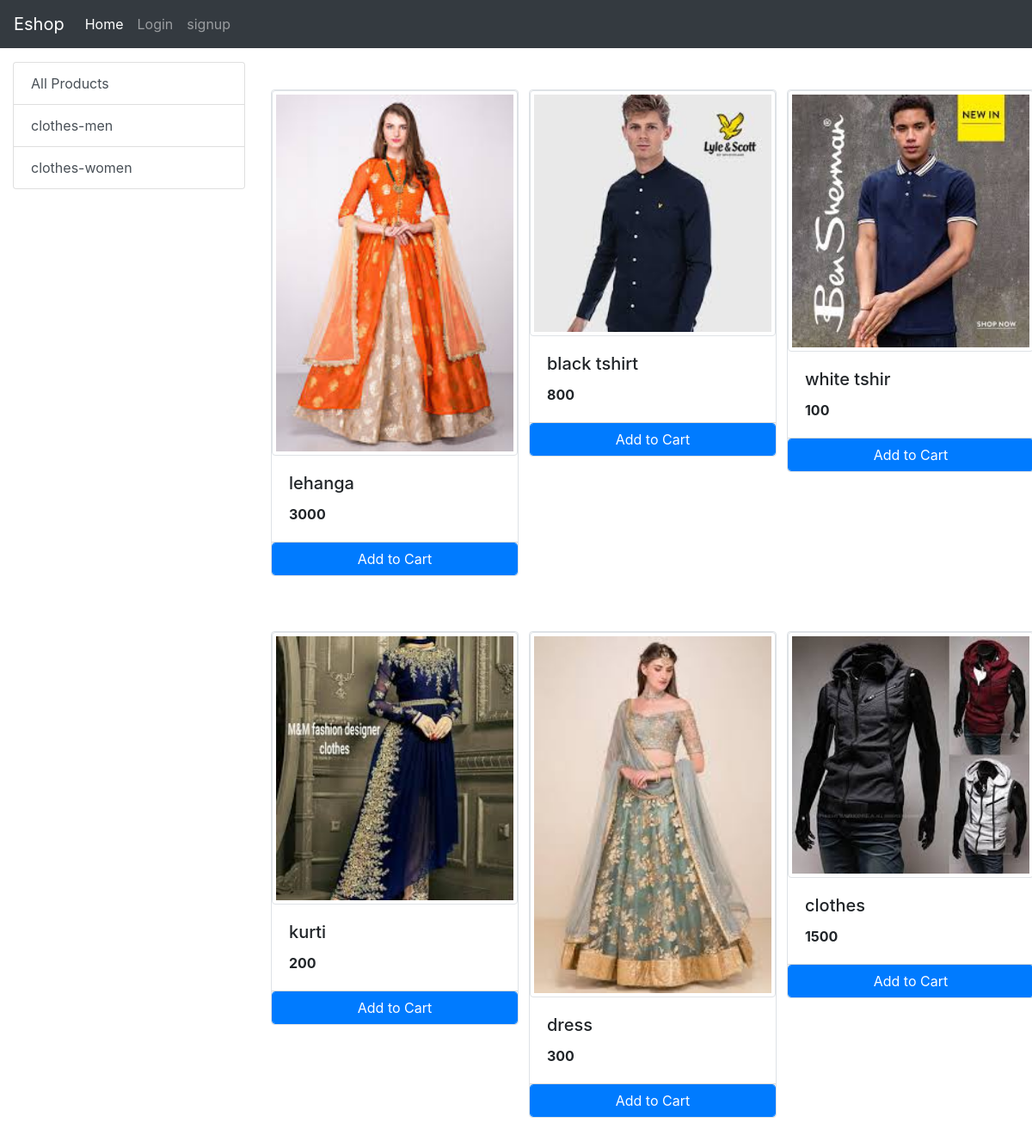
The page / on the database its author committed.
### store/models/category.py (models this page shows, shortened)
class Category(models.Model):
    name = models.CharField(max_length=50)
    @staticmethod
    def get_all_category():
        return Category.objects.all()

### store/models/product.py (models this page shows, shortened)
class Product(models.Model):
    name = models.CharField(max_length=50)
    price = models.IntegerField(default=0)
    category = models.ForeignKey(Category, on_delete=CASCADE)
    description = models.CharField(max_length=200, default='')
    image = models.ImageField(upload_to='uploads/products/')
    @staticmethod
    def get_all_product():
        return Product.objects.all()

### store/views/home.py (the view, shortened to what this page needs)
# urls.py: path('',views.home.HomeView.as_view(), name="home"),
class HomeView(View):
    def get(self, request):
        product = None
        categories = Category.get_all_category()
        category_id = request.GET.get('category')
        if category_id:
            product = Product.get_all_product_by_categoryId(category_id)
        else:
            product = Product.get_all_product()
        return render(request, 'store/home.html', {'products':product, 'categoris':categories})

### store/templates/store/home.html (shortened to what this page needs)
{% extends 'store/base.html' %}
{% load myfilters %}
{% block content %}
    <div class="container-fluid">
        <div class="row">
            <div class="col-sm-3">
                <div class="list-group   my-3">
                    <a href="/" class="list-group-item list-group-item-action">All Products</a>
                    {% for category in categoris%}
                        <a href="/?category={{category.id}}" class="list-group-item list-group-item-action">{{category.name}}</a>
                    {% endfor %}
                </div>
            </div>
            <div class="col-sm-9">
                <div class="row my-3">
                {% for product in products%}
                <div class="col-sm-4 my-3">
                    <div class="card my-3 border" id="{{product.id}}" style="width: 18rem;">
                        <img src="{{product.image.url}}" class="card-img-top img-thumbnail rounded" alt="...">
                        <div class="card-body">
                            <h5 class="card-title">{{product.name}}</h5>
                            <p class="card-text"><b>{{product.price}}</b></p>
                        </div>
                        <div class="card-footer  p-0">
                            {% if product|is_in_cart:request.session.cart %}
                            <div class="row no-gutters">
                                <form action="/#{{product.id}}" method="post" class="col-2">
                                    {% csrf_token %}
                                    <input type="text" name="productid" value="{{product.id}}" hidden>
                                    <input type="text" name="remove" value="True" hidden>
                                    <input type="submit" value="-" class="btn btn-block btn-secondary">
                                </form>
                                <div class="col text-center font-weight-bold">{{product|cart_quantity:request.session.cart}}</div>
                                <form action="/#{{product.id}}" method="post" class="col-2">
                                    {% csrf_token %}
                                    <input type="text" name="productid" value="{{product.id}}" hidden>
                                    <input type="submit" value="+" class="btn btn-block btn-secondary">
                                </form>
                            </div>
                            {% else %}
                                <form action="/#{{product.id}}" method="post" class="">
                                    <input type="submit" class="btn btn-primary form-control" value="Add to Cart">
                                </form>
                            {% endif %}
                        </div>
                    </div>
                </div>
                {% endfor %}
                </div>
            </div>
        </div>
    </div>
{% endblock content %}

### store/templates/store/base.html (shortened to what this page needs)
<!DOCTYPE html>
{% load static %}
<html lang="en">
<head>
    <link rel="stylesheet" href="{% static 'store/css/all.min.css' %}">
    <link rel="stylesheet" href="{% static 'store/css/bootstrap.min.css' %}">
</head>
</head>
<body>
    {% include 'store/navbar.html' %}
    {% block content %}
    {% endblock content %}
</body>
</html>

### store/templates/store/navbar.html (shortened to what this page needs)
<nav class="navbar navbar-expand-lg navbar-dark bg-dark">
  <a class="navbar-brand" href="#">Eshop</a>
  <div class="collapse navbar-collapse" id="navbarNav">
    <ul class="navbar-nav">
      <li class="nav-item active">
        <a class="nav-link" href="#">Home <span class="sr-only">(current)</span></a>
      </li>
      {% if request.user.is_authenticated%}
        <li class="nav-item">
          <a class="nav-link " href="{% url 'logout' %}">Logout</a>
        </li>
      {% else %}
        <li class="nav-item">
          <a class="nav-link" href="{% url 'login' %}">Login</a>
        </li>
        <li class="nav-item">
          <a class="nav-link " href="{% url 'signup' %}">signup</a>
        </li>
      {% endif %}
    </ul>
  </div>
</nav>

### rows shown on the page
Category: name "clothes-men"
Category: name "clothes-women"
Product: image (picture), name "lehanga", price "3000"
Product: image (picture), name "black tshirt", price "800"
Product: image (picture), name "white tshir", price "100"
Product: image (picture), name "kurti", price "200"
Product: image (picture), name "dress", price "300"
Product: image (picture), name "clothes", price "1500"
